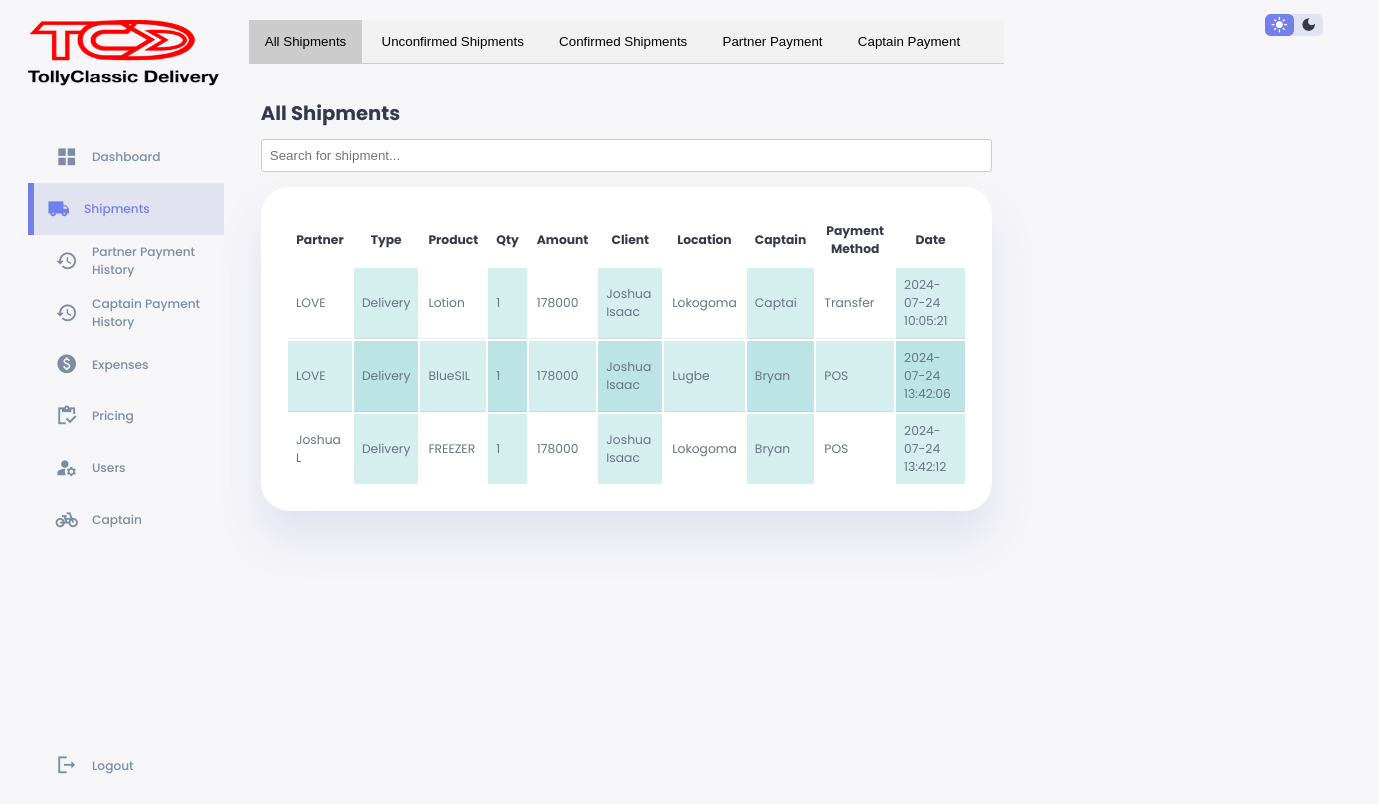
The page /abojuto/records.php on the database as committed earlier.
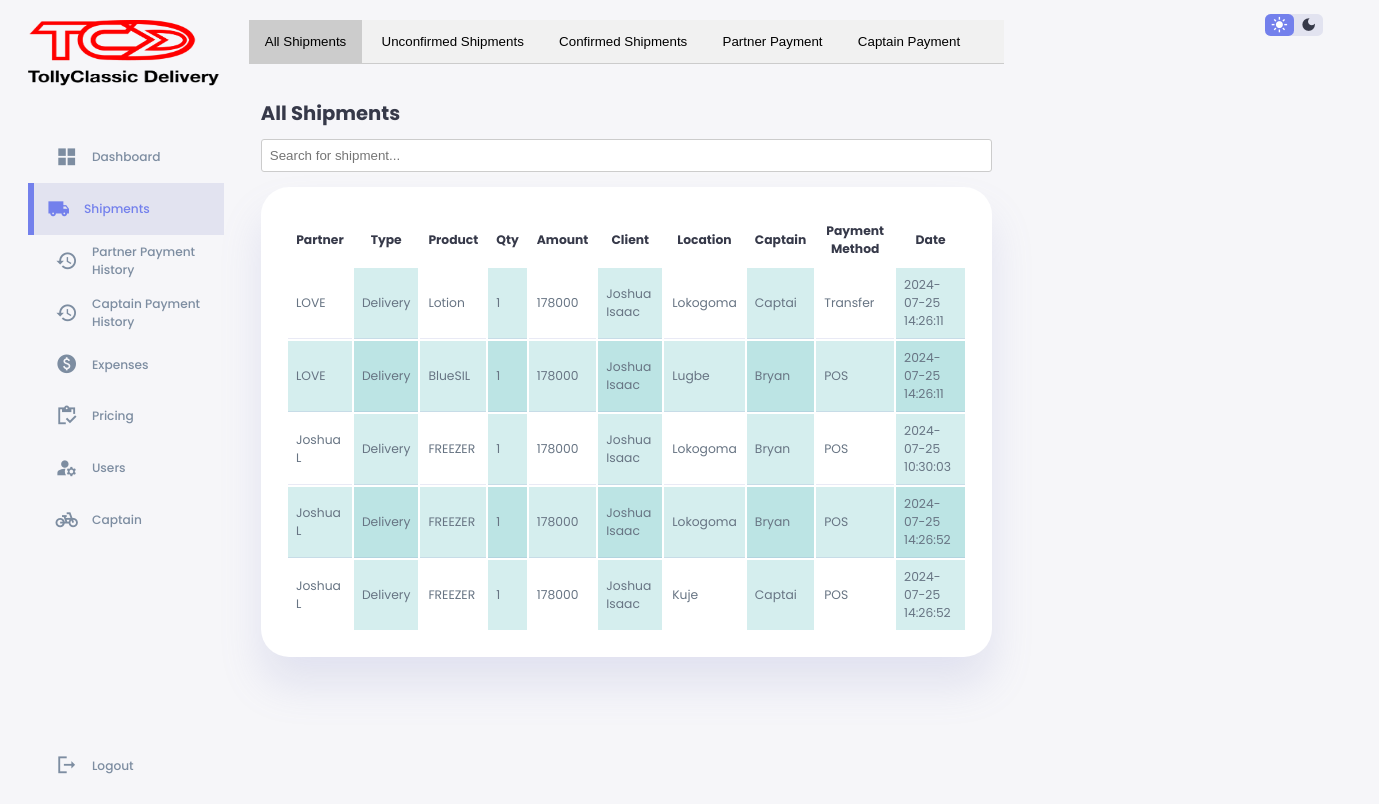
The same page on the database as committed later.
### tables this page shows
CREATE TABLE `gbigbe` (
  `id` int(11) NOT NULL,
  `partner` varchar(100) NOT NULL,
  `shipmentType` varchar(100) NOT NULL,
  `product` varchar(255) NOT NULL,
  `availableUnit` varchar(100) NOT NULL,
  `quantity` varchar(100) NOT NULL,
  `unitPrice` varchar(100) NOT NULL,
  `amount` int(100) NOT NULL,
  `customersName` varchar(100) NOT NULL,
  `SOD` varchar(100) NOT NULL,
  `destination` varchar(100) NOT NULL,
  `customerContact` varchar(100) NOT NULL,
  `captain` varchar(100) NOT NULL,
  `status` varchar(100) NOT NULL,
  `paymentMethod` varchar(100) NOT NULL,
  `date` timestamp NOT NULL DEFAULT current_timestamp() ON UPDATE current_timestamp(),
  `accCaptain` varchar(100) NOT NULL,
  `accPartner` varchar(100) NOT NULL,
  `partnerReward` varchar(100) NOT NULL,
  `deliveryFee` varchar(100) NOT NULL,
  `riderReward` varchar(100) NOT NULL,
  `profitReward` varchar(100) NOT NULL,
  `partnerPayStatus` varchar(100) NOT NULL,
  `captainPayStatus` varchar(100) NOT NULL,
  `returnReason` varchar(255) NOT NULL,
  `payID` varchar(100) NOT NULL
);

### abojuto/records.php (the view, shortened to what the changed rows need)
<!DOCTYPE html>
<html lang="en">
<head>
    <link rel="stylesheet" href="css/styl.css">
</head>
<body>
    <div class="container">
        <main>
            <div id="AllShipments" class="tab-content">
                <div class="recent-sales">
                    <h2>All Shipments</h2>
                    <table id="shipmentTable" style="width: 100%;">
                        <thead>
                            <tr>
                                <th>Partner</th>
                                <th>Type</th>
                                <th>Product</th>
                                <th>Qty</th>
                                <th>Amount</th>
                                <th>Client</th>
                                <th>Location</th>
                                <th>Captain</th>
                                <th>Payment Method</th>
                                <th>Date</th>
                            </tr>
                        </thead>
                        <tbody id="table-body">
                            <?php
                            require '../config.php';
                            $query = mysqli_query($conn, "SELECT id, partner, shipmentType, product, availableUnit, quantity, unitPrice, amount, customersName, destination, customerContact, captain, paymentMethod, date  FROM gbigbe WHERE status = 'Completed' ORDER BY partner DESC ");
                            while ($row = mysqli_fetch_array($query)) {
                                $partner = $row['partner'];
                                $shipmentType = $row['shipmentType'];
                                $product = $row['product'];
                                $quantity = $row['quantity'];
                                $amount = $row['amount'];
                                $customersName = $row['customersName'];
                                $destination = $row['destination'];
                                $captain = $row['captain'];
                                $paymentMethod = $row['paymentMethod'];
                                $date = $row['date'];
                                ?>
                            <tr>
                                <td><?php echo $partner; ?></td>
                                <td><?php echo $shipmentType; ?></td>
                                <td><?php echo $product; ?></td>
                                <td><?php echo $quantity; ?></td>
                                <td><?php echo $amount; ?></td>
                                <td><?php echo $customersName; ?></td>
                                <td><?php echo $destination; ?></td>
                                <td><?php echo $captain; ?></td>
                                <td><?php echo $paymentMethod; ?></td>
                                <td><?php echo $date; ?></td>
                            </tr>
                            <?php } ?>
                        </tbody>
                    </table>
                </div>
            </div>
        </main>
    </div>
</body>
</html>

Rows that differ between the two databases and show on the page:
changed gbigbe "Lotion": date "2024-07-24 10:05:21" → "2024-07-25 14:26:11"
changed gbigbe "BlueSIL": date "2024-07-24 13:42:06" → "2024-07-25 14:26:11"
changed gbigbe (number 3 of 5 on the later page): date "2024-07-24 13:42:12" → "2024-07-25 10:30:03"
now on this page (row edited): gbigbe: partner "Joshua L", shipmentType "Delivery", product "FREEZER", quantity "1", amount "178000", customersName "Joshua Isaac", destination "Lokogoma", captain "Bryan", paymentMethod "POS", date "2024-07-25 14:26:52"
added gbigbe: partner "Joshua L", shipmentType "Delivery", product "FREEZER", quantity "1", amount "178000", customersName "Joshua Isaac", destination "Kuje", captain "Captai", paymentMethod "POS", date "2024-07-25 14:26:52"
